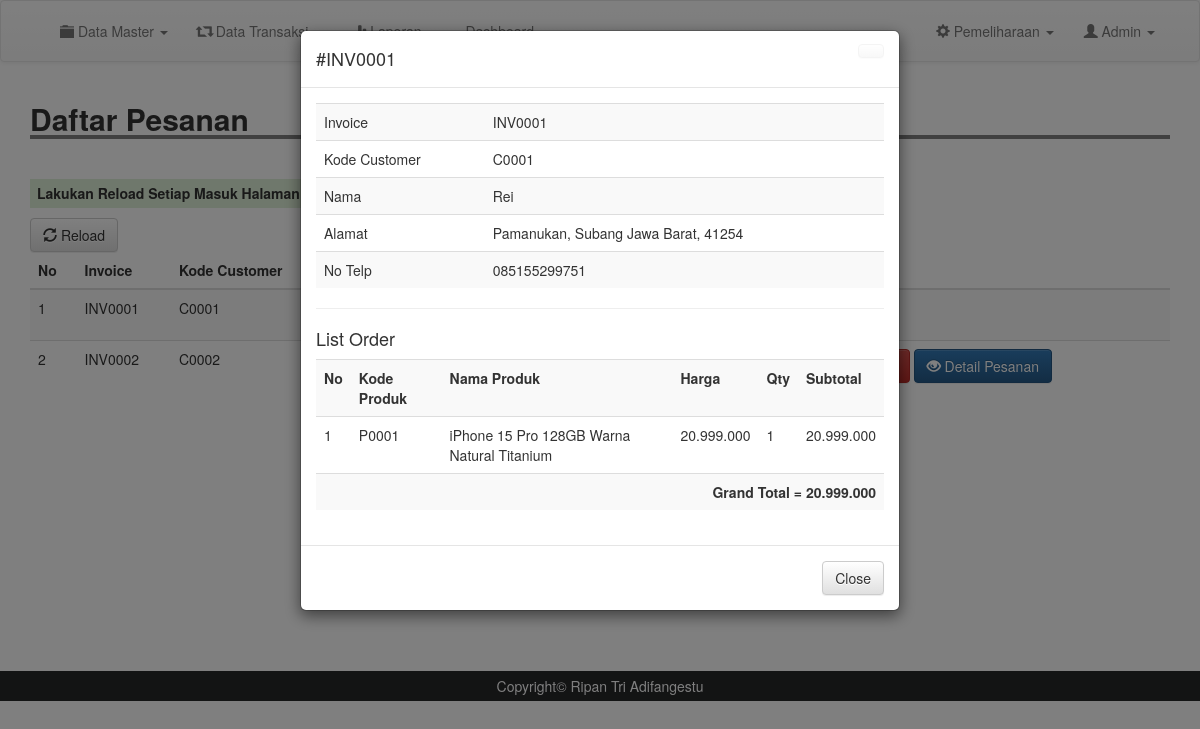
The page /admin/detailorder.php?inv=INV0001 (signed in) on the database its author committed.
### tables this page shows
CREATE TABLE `produksi` (
  `id_order` int(11) NOT NULL,
  `invoice` varchar(200) NOT NULL,
  `kode_customer` varchar(200) NOT NULL,
  `kode_produk` varchar(200) NOT NULL,
  `nama_produk` varchar(200) NOT NULL,
  `qty` int(11) NOT NULL,
  `harga` int(11) NOT NULL,
  `status` varchar(200) NOT NULL,
  `tanggal` date NOT NULL,
  `provinsi` varchar(200) NOT NULL,
  `kota` varchar(200) NOT NULL,
  `alamat` varchar(200) NOT NULL,
  `kode_pos` varchar(200) NOT NULL,
  `terima` varchar(200) NOT NULL,
  `tolak` varchar(200) NOT NULL,
  `cek` int(11) NOT NULL
);

CREATE TABLE `customer` (
  `kode_customer` varchar(100) NOT NULL,
  `nama` varchar(100) NOT NULL,
  `email` varchar(100) NOT NULL,
  `username` varchar(100) NOT NULL,
  `password` varchar(100) NOT NULL,
  `telp` varchar(200) NOT NULL
);

### admin/detailorder.php (the view, shortened to what this page needs)
<?php
include 'header.php';
$invoices = $_GET['inv'];
$d_order = mysqli_query($conn, "SELECT * FROM produksi WHERE invoice = '$invoices'");
$t_order = mysqli_fetch_assoc($d_order);
$cs = mysqli_query($conn, "SELECT * FROM customer WHERE kode_customer = '".$t_order['kode_customer']."'");
$t_cs = mysqli_fetch_assoc($cs);
?>
<div class="container">
	<h2 style=" width: 100%; border-bottom: 4px solid gray"><b>Daftar Pesanan</b></h2>
	<br>
	<h5 class="bg-success" style="padding: 7px; width: 710px; font-weight: bold;"><marquee>Lakukan Reload Setiap Masuk Halaman ini, untuk menghindari terjadinya kesalahan data dan informasi</marquee></h5>
	<a href="produksi.php" class="btn btn-default"><i class="glyphicon glyphicon-refresh"></i> Reload</a>
	<table class="table table-striped">
		<thead>
			<tr>
				<th scope="col">No</th>
				<th scope="col">Invoice</th>
				<th scope="col">Kode Customer</th>
				<th scope="col">Status</th>
				<th scope="col">Tanggal</th>
				<th scope="col">Action</th>
			</tr>
		</thead>
		<tbody>
			<?php
			$result = mysqli_query($conn, "SELECT DISTINCT invoice, kode_customer, status, kode_produk, qty,terima,tolak, cek FROM produksi group by invoice");
			$no = 1;
			while($row = mysqli_fetch_assoc($result)){
				?>
				<tr>
					<td><?= $no; ?></td>
					<td><?= $row['invoice']; ?></td>
					<td><?= $row['kode_customer']; ?></td>
					<?php if($row['terima'] == 1){ ?>
						<td style="color: green;font-weight: bold;">Pesanan Diterima (Siap Kirim)
							<?php
						}else if($row['tolak'] == 1){
							?>
							<td style="color: red;font-weight: bold;">Pesanan Ditolak
								<?php
							}
							if($row['terima'] == 0 && $row['tolak'] == 0){
								?>
								<td style="color: orange;font-weight: bold;"><?= $row['status']; ?>
								<?php
							}
									?>
						</td>
						<td><?php echo date('Y/m/d'); ?></td>
						<td>
							<?php if( $row['tolak']==0 && $row['cek']==1 && $row['terima']==0){ ?>
								<a href="inventory.php?cek=0" id="rq" class="btn btn-warning"><i class="glyphicon glyphicon-warning-sign"></i> Request Material Shortage</a>
								<a href="proses/tolak.php?inv=<?= $row['invoice']; ?>" class="btn btn-danger" onclick="return confirm('Yakin Ingin Menolak ?')"><i class="glyphicon glyphicon-remove-sign"></i> Tolak</a>
							<?php }else if($row['terima'] == 0 && $row['cek']==0){ ?>
								<a href="proses/terima.php?inv=<?= $row['invoice']; ?>&kdp=<?= $row['kode_produk']; ?>" class="btn btn-success"><i class="glyphicon glyphicon-ok-sign"></i> Terima</a>
								<a href="proses/tolak.php?inv=<?= $row['invoice']; ?>" class="btn btn-danger" onclick="return confirm('Yakin Ingin Menolak ?')"><i class="glyphicon glyphicon-remove-sign"></i> Tolak</a>
							<?php } ?>
							<a href="detailorder.php?inv=<?= $row['invoice']; ?>" type="submit" class="btn btn-primary"><i class="glyphicon glyphicon-eye-open"></i> Detail Pesanan</a>
						</td>
					</tr>
					<?php
					$no++;
				}
				?>
			</tbody>
		</table>
	<button type="hidden" data-toggle="modal" data-target="#myModal" id="btn" style="background-color: #fff; border: #fff;">
	</button>
	<div class="modal fade" id="myModal" tabindex="-1" role="dialog" aria-labelledby="myModalLabel">
		<div class="modal-dialog" role="document">
			<div class="modal-content">
				<div class="modal-header">
					<a href="m_produk.php" class="btn btn-default close"></a>
					<h4 class="modal-title" id="myModalLabel">#<?= $t_order['invoice']; ?></h4>
				</div>
				<div class="modal-body">
					<table class="table table-striped">
						<tr>
							<td>Invoice</td>
							<td><?= $t_order['invoice']; ?></td>
						</tr>
						<tr>
							<td>Kode Customer</td>
							<td><?= $t_order['kode_customer']; ?></td>
						</tr>
						<tr>
							<td>Nama</td>
							<td><?= $t_cs['nama']; ?></td>
						</tr>
						<tr>
							<td>Alamat</td>
							<td><?php echo  $t_order['alamat'].", ".$t_order['kota']." ".$t_order['provinsi'].", ".$t_order['kode_pos']; ?></td>
						</tr>
						<tr>
							<td>No Telp</td>
							<td><?= $t_cs['telp']; ?></td>
						</tr>
					</table>
					<hr>
					<h4>List Order</h4>
					<table class="table table-striped">
						<tr>
							<th>No</th>
							<th>Kode Produk</th>
							<th>Nama Produk</th>
							<th>Harga</th>
							<th>Qty</th>
							<th>Subtotal</th>
						</tr>
					<?php
						$order = mysqli_query($conn, "SELECT * FROM produksi WHERE invoice = '$invoices'");
						$no = 1;
						$grand = 0;
						while ($list = mysqli_fetch_assoc($order)) {
					 ?>
						<tr>
							<td><?= $no;  ?></td>
							<td><?= $list['kode_produk']; ?></td>
							<td><?= $list['nama_produk']; ?></td>
							<td><?= number_format($list['harga'], 0, ".", ".");  ?></td>
							<td><?= $list['qty'];  ?></td>
							<td><?= number_format($list['harga']*$list['qty'], 0, ".", ".");  ?></td>
						</tr>
					<?php
						$sub = $list['harga'] * $list['qty'];
						$grand += $sub;
						$no++;
						}
					 ?>
						<tr>
							<td colspan="6" class="text-right"><b>Grand Total = <?= number_format($grand, 0, ".", ".");  ?></b></td>
						</tr>
					</table>
				</div>
				<div class="modal-footer">
					<a href="produksi.php" class="btn btn-default">Close</a>
				</div>
			</div>
		</div>
	</div>
	</div>
	<br>
	<br>
	<br>
	<br>
	<br>
	<br>
	<br>
	<br>
	<br>
	<br>
	<br>
	<br>
	<?php
	include 'footer.php';
	?>

### css/style.css (style rules this page uses)
body { margin:0; padding: 0; }

### rows shown on the page
produksi: invoice "INV0001", kode_customer "C0001", alamat "Pamanukan", kota "Subang", provinsi "Jawa Barat", kode_pos "41254", kode_produk "P0001", nama_produk "iPhone 15 Pro 128GB Warna Natural Titanium", harga "20.999.000", qty "1", $list['harga']*$list['qty'] "20.999.000"
customer: nama "Rei", telp "085155299751"

### other values the page prints
$row['invoice'] "INV0001"
$row['kode_customer'] "C0001"
$row['invoice'] "INV0002"
$row['kode_customer'] "C0002"
$grand "20.999.000"
